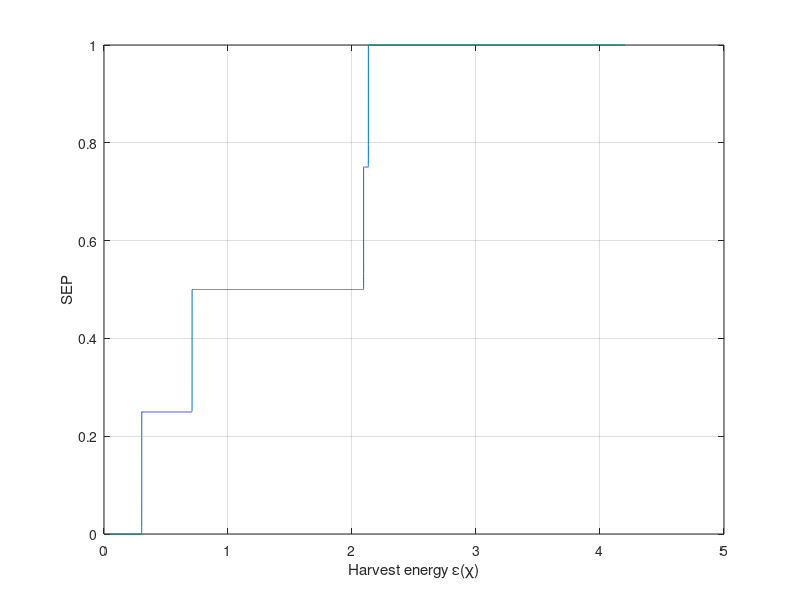

Reproduce this figure in MATLAB.
v = [4,2,1,1];
n = 4;
e = 0:0.0001:4.2;
dmin=0.617;
p = [0.8,1.866,5.5,5.6];
p1=[];
energy=0;
for i=1:length(e)
    d=0;
    for j=1:4
        energy = p(j)*(dmin*dmin)-e(i);
        if energy<0.00000000000000000000000001
            d=d+0.25;
        else
            d=d+v(j)*0.25*qfunc((sin(pi/4)*sqrt(energy))/0.006);
        end
    
    end
    p1=[p1 d];
end 
plot(e,p1);
grid on;
xlabel('Harvest energy ε(χ)');
ylabel('SEP');